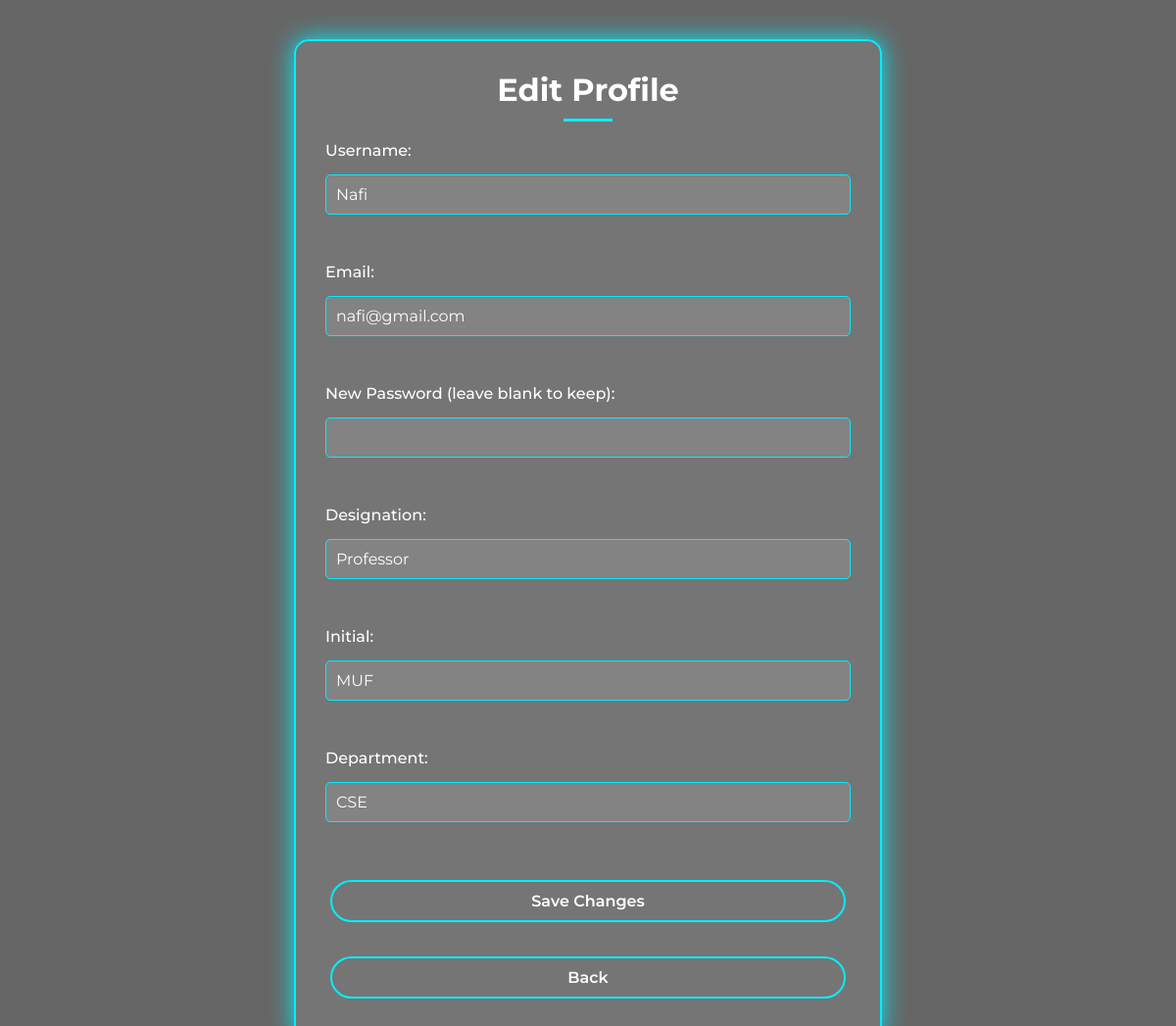
The page /Profile_dashboard/edit_profile.php (signed in) on the database its author committed.
### tables this page shows
CREATE TABLE `user` (
  `user_id` int(11) NOT NULL AUTO_INCREMENT,
  `username` varchar(50) NOT NULL,
  `email` varchar(100) NOT NULL,
  `password` varchar(255) NOT NULL,
  `status` varchar(50) NOT NULL DEFAULT 'Offline',
  `id_no` int(11) DEFAULT NULL,
  PRIMARY KEY (`user_id`),
  UNIQUE KEY `email` (`email`),
  UNIQUE KEY `id_no` (`id_no`)
);

CREATE TABLE `instructor` (
  `user_id` int(11) NOT NULL AUTO_INCREMENT,
  `department` varchar(100) NOT NULL,
  `designation` varchar(50) NOT NULL,
  `initial` varchar(10) DEFAULT NULL,
  PRIMARY KEY (`user_id`),
  CONSTRAINT `instructor user` FOREIGN KEY (`user_id`) REFERENCES `user` (`user_id`)
);

### Profile_dashboard/edit_profile.php (the view, shortened to what this page needs)
<?php
require_once '../connect.php';
$user_id = $_SESSION['user_id'];
$is_instructor = false;
$check__instructor_query = "SELECT * FROM instructor WHERE user_id = {$_SESSION['user_id']}";
$check_instructor_result = mysqli_query($conn, $check__instructor_query);
if(mysqli_num_rows($check_instructor_result) > 0){
    $is_instructor = true;
}
if($is_instructor){
    $instructor_query = "SELECT * FROM user JOIN instructor ON user.user_id = instructor.user_id WHERE user.user_id = $user_id";
    $instructor_result = mysqli_query($conn, $instructor_query);
    $instructor = mysqli_fetch_assoc($instructor_result);
}
$query = "SELECT * FROM user WHERE user_id=$user_id";
$result = mysqli_query($conn, $query);
$user = mysqli_fetch_assoc($result);
?>
<!DOCTYPE html>
<html>
<head>
    <link rel="stylesheet" href="edit_profile.css">
</head>
<body>
    <div class="dashboard">
        <h1>Edit Profile</h1>
        <form action="" method="POST" class="card">
            <label>Username:</label>
            <input type="text" name="username"
                        required
                        pattern="[A-Z][a-z]*"
                        title="Start with a capital letter, no spaces (e.g., John)"
                        value="<?= $user['username']; ?>" ><br>
            <label>Email:</label>
            <input type="email" name="email" value="<?php echo $user['email']; ?>" required><br>
            <label>New Password (leave blank to keep):</label>
            <input type="password" name="password"
                        pattern="(?=.*[0-9])(?=.*[\W_]).{8,}"
                        title="At least 8 characters, with a number and special character" ><br>
            <?php if($is_instructor):?>
            <label>Designation:</label>
            <input type="text" name="designation" value="<?=  $instructor['designation']; ?>"><br>
            <label>Initial:</label>
            <input type="text" name="initial" value="<?=  $instructor['initial']; ?>"><br>
            <label>Department:</label>
            <input type="text" name="department" value="<?=  $instructor['department']; ?>"><br>
            <?php endif; ?>
            <button type="submit" class="button">Save Changes</button>
            <a href="profile.php" class="button">Back</a>
        </form>
    </div>
</body>
</html>

### Profile_dashboard/edit_profile.css (style rules this page uses)
* { margin: 0; padding: 0; box-sizing: border-box; font-family: 'Montserrat', sans-serif; }
body { min-height: 100vh; background: url('https://ceramicbangladesh.com/wp-content/uploads/2025/02/Asset-14_13_11zon.webp') no-repeat center/cover fixed; position: relative; display: flex; flex-direction: column; color: #fff; }
body::before { content: ''; position: fixed; top: 0; left: 0; width: 100%; height: 100%; background: rgba(0, 0, 0, 0.6); backdrop-filter: blur(5px); z-index: -1; }
.dashboard { margin: 40px auto; width: 90%; max-width: 600px; background: rgba(255, 255, 255, 0.1); backdrop-filter: blur(10px); border: 2px solid #0ef; box-shadow: 0 0 25px #0ef; border-radius: 15px; padding: 30px; text-align: center; animation: fadeInUp 0.7s ease-out; }
.dashboard h1 { font-size: 2rem; color: #fff; margin-bottom: 20px; position: relative; }
.dashboard h1::after { content: ''; display: block; width: 50px; height: 3px; background: #0ef; margin: 10px auto; }
.card { display: flex; flex-direction: column; gap: 15px; }
.card label { font-size: 1rem; font-weight: 500; color: #fff; text-align: left; }
.card input { padding: 10px; font-size: 1rem; color: #fff; background: rgba(255, 255, 255, 0.1); border: 1px solid #0ef; border-radius: 5px; transition: border-color 0.3s ease, background 0.3s ease; }
.card input::placeholder { color: rgba(255, 255, 255, 0.5); }
.button { padding: 10px 20px; background: transparent; border: 2px solid #0ef; color: #fff; border-radius: 40px; font-size: 1rem; font-weight: 600; text-decoration: none; cursor: pointer; transition: background 0.3s ease, color 0.3s ease; margin: 10px 5px; }

### rows shown on the page
user: username "Nafi", email "nafi@gmail.com"
instructor: designation "Professor", initial "MUF", department "CSE"
